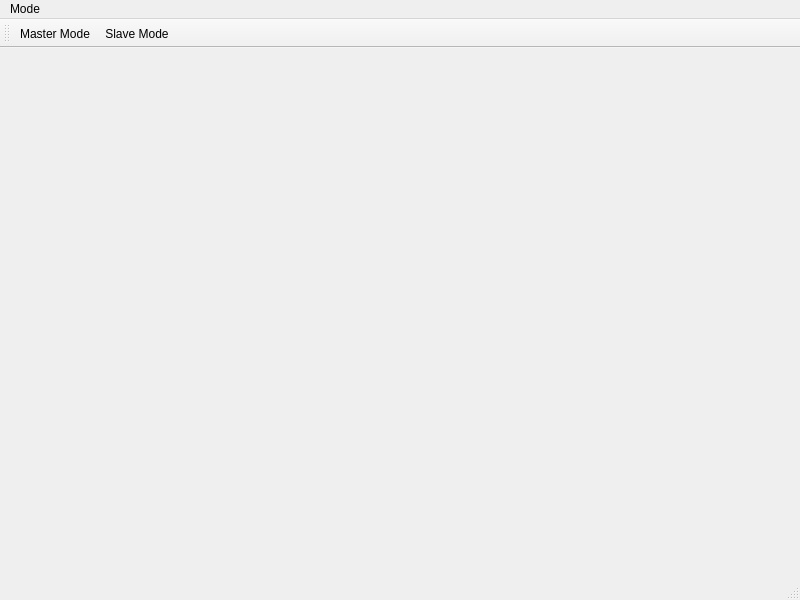
<?xml version="1.0" encoding="UTF-8"?>
<ui version="4.0">
 <class>MainWindow</class>
 <widget class="QMainWindow" name="MainWindow">
  <property name="geometry">
   <rect>
    <x>0</x>
    <y>0</y>
    <width>800</width>
    <height>600</height>
   </rect>
  </property>
  <property name="windowTitle">
   <string>Prime Calculator</string>
  </property>
  <widget class="QWidget" name="centralwidget">
   <layout class="QVBoxLayout" name="verticalLayout">
    <item>
     <widget class="QStackedWidget" name="stackedWidget">
      <property name="currentIndex">
       <number>0</number>
      </property>
      <widget class="MasterWidget" name="masterWidget"/>
      <widget class="SlaveWidget" name="slaveWidget"/>
     </widget>
    </item>
   </layout>
  </widget>
  <widget class="QMenuBar" name="menubar">
   <property name="geometry">
    <rect>
     <x>0</x>
     <y>0</y>
     <width>800</width>
     <height>21</height>
    </rect>
   </property>
   <widget class="QMenu" name="menuMode">
    <property name="title">
     <string>Mode</string>
    </property>
    <addaction name="actionMaster"/>
    <addaction name="actionSlave"/>
   </widget>
   <addaction name="menuMode"/>
  </widget>
  <widget class="QStatusBar" name="statusbar"/>
  <widget class="QToolBar" name="toolBar">
   <property name="windowTitle">
    <string>toolBar</string>
   </property>
   <attribute name="toolBarArea">
    <enum>TopToolBarArea</enum>
   </attribute>
   <attribute name="toolBarBreak">
    <bool>false</bool>
   </attribute>
   <addaction name="actionMaster"/>
   <addaction name="actionSlave"/>
  </widget>
  <action name="actionMaster">
   <property name="text">
    <string>Master Mode</string>
   </property>
  </action>
  <action name="actionSlave">
   <property name="text">
    <string>Slave Mode</string>
   </property>
  </action>
 </widget>
 <customwidgets>
  <customwidget>
   <class>MasterWidget</class>
   <extends>QWidget</extends>
   <header>masterwidget.h</header>
   <container>1</container>
  </customwidget>
  <customwidget>
   <class>SlaveWidget</class>
   <extends>QWidget</extends>
   <header>slavewidget.h</header>
   <container>1</container>
  </customwidget>
 </customwidgets>
 <resources/>
 <connections/>
</ui>
